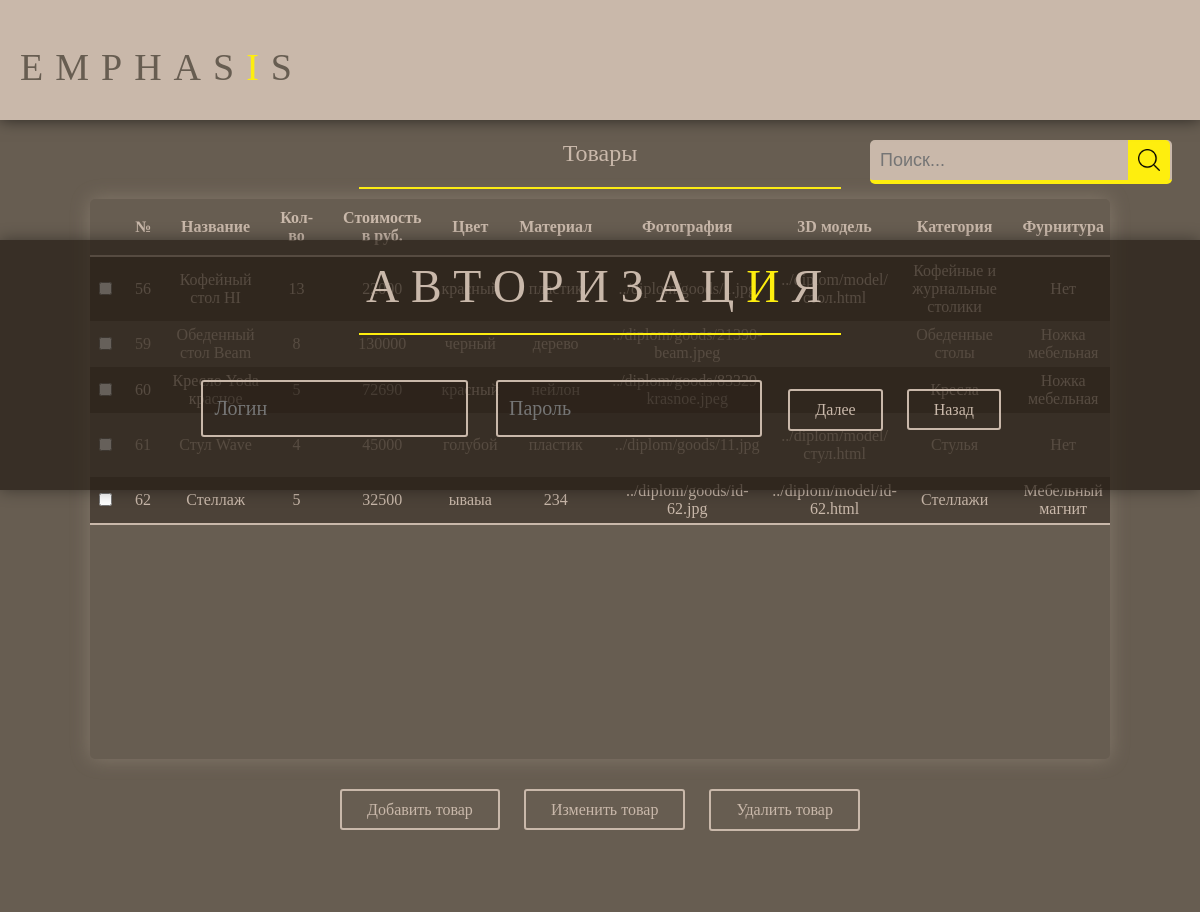
/Admin.php?_newGoods, run on the app's committed database.
### tables this page shows
CREATE TABLE `goods` (
  `id` bigint(20) NOT NULL,
  `id_category` bigint(20) DEFAULT NULL,
  `id_access` bigint(20) DEFAULT NULL,
  `id_disigner` bigint(20) DEFAULT NULL,
  `name` varchar(60) DEFAULT NULL,
  `value` decimal(8,0) DEFAULT NULL,
  `quantity` varchar(60) DEFAULT NULL,
  `characterr` text,
  `description` text,
  `color` varchar(20) DEFAULT NULL,
  `material` varchar(60) DEFAULT NULL,
  `img_goods` varchar(250) DEFAULT NULL,
  `model` varchar(250) DEFAULT NULL
);

CREATE TABLE `category_goods` (
  `id` bigint(20) NOT NULL,
  `name` varchar(60) NOT NULL
);

CREATE TABLE `accessories` (
  `id` bigint(20) NOT NULL,
  `name` varchar(60) DEFAULT NULL,
  `quantity` varchar(60) DEFAULT NULL,
  `id_view` bigint(20) DEFAULT NULL,
  `id_provider` bigint(20) DEFAULT NULL
);

### NewGoods.php (the view, shortened to what this page needs)
<center class="white formNewGoods">
	<h2>Товары</h2>
	<hr class="horizontalLine">
	<div class="searchBarMag">
		<form method="post">
			<input class="search" name="search" type="text" placeholder="Поиск...">
			<button class="goSearch" name="goSearch" type="submit">
				<img src="img/012-magnifying-glass.png" title="Поиск">
			</button>
		</form>
	</div>
	<form name="table" method="POST">
		<div class="newGoodsTable table illumination">
			<table>
				<tr>
					<th></th>
				    <th>№</th>
				    <th>Название</th>
				    <th>Кол-во</th>
				    <th>Стоимость в руб.</th>
				    <th>Цвет</th>
				    <th>Материал</th>
				    <th>Фотография</th>
				    <th>3D модель</th>
				    <th>Категория</th>
				    <th>Фурнитура</th>
				</tr>
				<?php
					if(isset($_POST[goSearch])){
						$goodsTablAdmin = mysql_query("SELECT * FROM goods WHERE name LIKE '%". $_POST[search] ."%' OR color LIKE '%". $_POST[search] ."%' OR material LIKE '%". $_POST[search] ."%' OR value LIKE '%". $_POST[search] ."%'");
					}else{
						$goodsTablAdmin = mysql_query("SELECT * FROM goods");
					}
					while($dateGoods = mysql_fetch_assoc($goodsTablAdmin))
					{
						$goodCategory = mysql_fetch_assoc(mysql_query("SELECT * FROM category_goods WHERE id LIKE ".$dateGoods['id_category'].""));
						$goodAccess = mysql_fetch_assoc(mysql_query("SELECT * FROM accessories WHERE id LIKE ".$dateGoods['id_access'].""));
						$goodsDisigner = mysql_fetch_assoc(mysql_query("SELECT * FROM disigner WHERE id LIKE ".$dateGoods['id_disigner'].""));
					    echo "<tr class='hoverTR' id='". $dateGoods['id'] ."'>
								<td><input type='checkbox' name='check[]' class='cbSelect' value='" . $dateGoods['id'] . "' id='cb-". $dateGoods['id'] ."'></td>
								<td>" . $dateGoods['id'] . "</td>
								<td>" . $dateGoods['name'] . "</td>
								<td>" . $dateGoods['quantity'] . "</td>
								<td>" . $dateGoods['value'] . "</td>
								<td>" . $dateGoods['color'] . "</td>
								<td>" . $dateGoods['material'] . "</td>
								<td>" . $dateGoods['img_goods'] . "</td>
								<td>" . $dateGoods['model'] . "</td>
								<td>" . $goodCategory['name'] . "</td>
								<td>" . $goodAccess['name'] . "</td>
								<td>" . $goodsDisigner['surname'] ." ". $goodsDisigner['name'] ." ". $goodsDisigner['patron'] . "</td>
								<td class='character'>" . $dateGoods['description'] . "</td>
								<td class='character'>" . $dateGoods['characterr'] . "</td>
							</tr>";
					}
				?>
			</table>
		</div>
		<div class="btnNewGoods">
			<div id="addNewGoods" class="addNewGoods btn btnMini">Добавить товар</div>
			<div id="upGoods" class="addNewGoods btn btnMini">Изменить товар</div>
			<input type="submit" name="goodsRem" value="Удалить товар" id="removeNewGoods" class="btn btnMini white">
		</div>
	</form>
</center>

### css/Style.css (style rules this page uses)
html, body { font-family: Century Gothic; margin: 0; }
h1, h2, h3, h4 { font-weight: normal; margin: 0; cursor: default; }
input { outline: none; }
.white { color: #c9b8aa; }
.btn { font-family: Century Gothic; font-size: 18px; display: inline; margin: 10px; padding: 20px 1%; transition: all 0.4s ease; border: 2px solid #c9b8aa; border-radius: 3px; background: none; }
.btnMini { font-family: Century Gothic; font-size: 16px; padding: 10px 25px; background: none; }
.horizontalLine { min-width: 350px; width: 40vw; margin: 0 auto; border: 1px solid #feee0e; }
.illumination { transition: all 0.4s ease; box-shadow: 0 0 20px rgba(201, 184, 170, 0.3); }
.table table { width: 100%; text-align: center; border-collapse: collapse; border-bottom: 2px solid #c9b8aa; }
.table th { border-bottom: 2px solid #c9b8aa; padding: 10px 15px; text-align: center; }
.table td { padding: 5px; }
.table tr:nth-child(2n) { background: rgba(38, 29, 21, 0.4); }
.table tr { transition: all 0.2s ease; }
.panelCos img, .panelMenu1 img, .searchBarMag img { width: 22px; height: 22px; }
.searchBarMag { position: absolute; top: 20px; right: 30px; float: right; width: 300px; margin: 0 auto; }
.search { font-size: 18px; width: 290px; height: 38px; padding-left: 10px; color: #675d51; border: none; border-bottom: 4px solid #feee0e; border-radius: 5px; outline: none; background: #c9b8aa; }
.goSearch { position: absolute; top: 0; right: 0; width: 42px; height: 42px; border: none; border-radius: 0 5px 5px 0; outline: none; background: #feee0e; }
.formNewGoods h2 { padding-bottom: 20px; }
.newGoodsTable { overflow: auto; height: 70vh; margin: 10px; width: 85vw; border-radius: 5px; }
.btnNewGoods { margin: 20px; }

### data on the page
goods: id "56", name "Кофейный стол HI", quantity "13", value "22000", color "красный", material "пластик", img_goods "../diplom/goods/1.jpg", model "../diplom/model/стол.html", id_category.name "Кофейные и журнальные столики", id_access.name "Нет"
goods: id "59", name "Обеденный стол Beam", quantity "8", value "130000", color "черный", material "дерево", id_category.name "Обеденные столы", id_access.name "Ножка мебельная"
goods: id "60", name "Кресло Yoda красное", color "красный", img_goods "../diplom/goods/83329-krasnoe.jpeg", id_category.name "Кресла", id_access.name "Ножка мебельная"
goods: id "61", name "Стул Wave", quantity "4", value "45000", color "голубой", material "пластик", img_goods "../diplom/goods/11.jpg", model "../diplom/model/стул.html", id_category.name "Стулья", id_access.name "Нет"
goods: id "62", name "Стеллаж", quantity "5", value "32500", color "ываыа", material "234", img_goods "../diplom/goods/id-62.jpg", model "../diplom/model/id-62.html", id_category.name "Стеллажи", id_access.name "Мебельный магнит"
